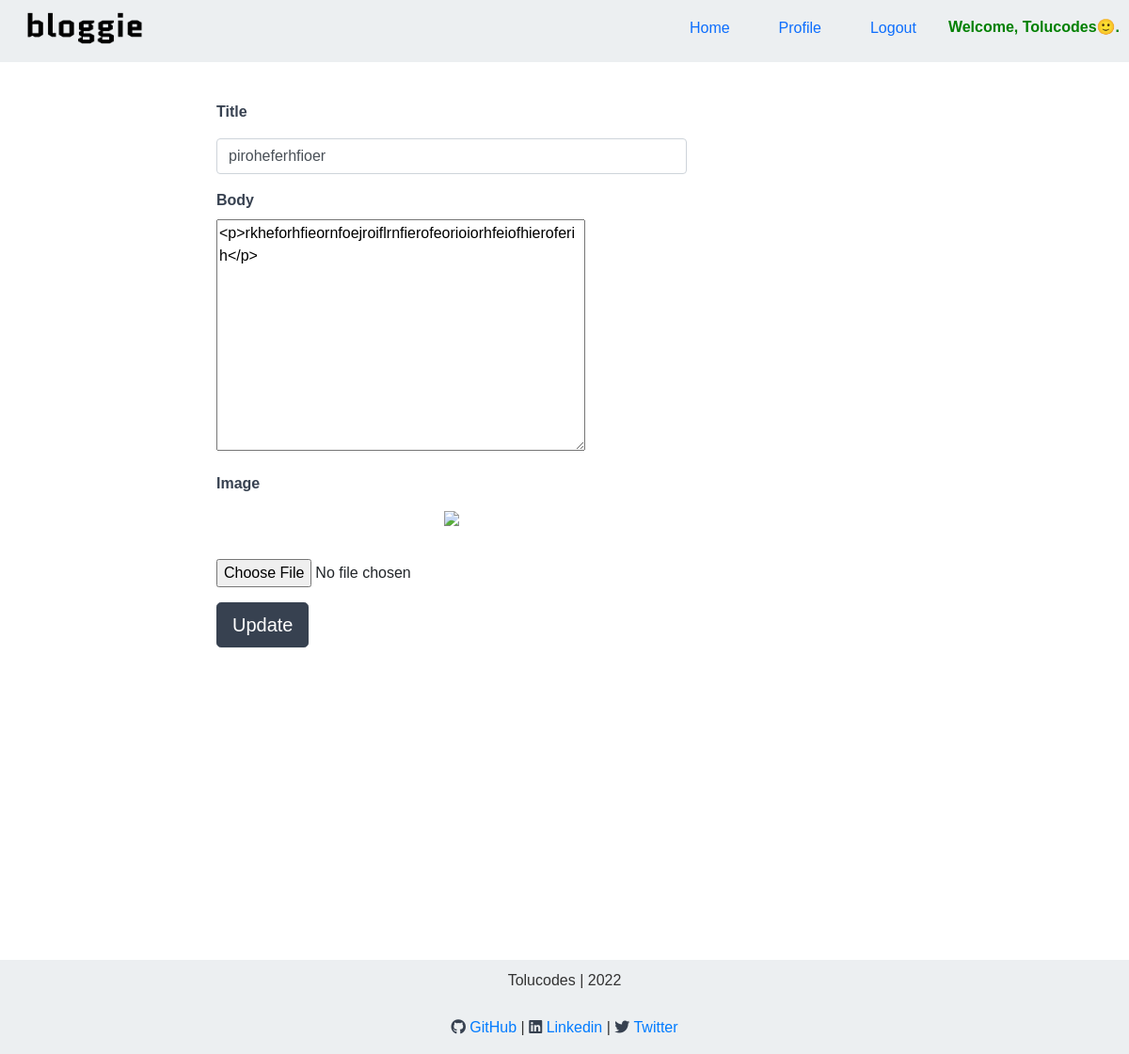
Screenshot of /blog/tolucodes-elkebfiefolwehio/edit (signed in) with the database file from the repository.
### account/models.py (models this page shows, shortened)
class Account(AbstractBaseUser):
    email                   = models.EmailField(unique=True, max_length=50)
    username                = models.CharField(unique=True, max_length=25)
    date_joined             = models.DateTimeField(auto_now_add=True)
    last_login              = models.DateTimeField(auto_now=True)
    is_admin                = models.BooleanField(default=False)
    is_staff                = models.BooleanField(default=False)
    is_active               = models.BooleanField(default=True)
    is_superuser            = models.BooleanField(default=False)
    USERNAME_FIELD = 'email'
    REQUIRED_FIELDS = ['username', ]
    objects = MyAccountManager()

### blog/models.py (models this page shows, shortened)
class BlogPost(models.Model):
    title                   = models.CharField(max_length=50, blank=False, null=False)
    body                    = RichTextField(max_length=10000, blank=False, null=False)
    image                   = models.ImageField(upload_to=upload_location, null=True, blank=True)
    date_published          = models.DateTimeField(auto_now_add=True, verbose_name="date published")
    date_updated            = models.DateTimeField(auto_now=True, verbose_name="date updated")
    author                  = models.ForeignKey(settings.AUTH_USER_MODEL, on_delete=models.CASCADE)
    slug                    = models.SlugField(blank=True, unique=True, max_length=255)

### blog/views.py (the view)
# urls.py: path('<slug>/edit', update_blog_post_view, name="update_blog_post"),
def update_blog_post_view(request, slug):
    context = {}
    user = request.user
    if not user.is_authenticated:
        redirect('must_auth')
    blog_post = get_object_or_404(BlogPost, slug=slug)
    if user != blog_post.author:
        return HttpResponse("<h3>You are not the author of this post!</h3>")
    if request.method == 'POST':
        update_form = UpdateBlogPostForm(request.POST or None, request.FILES or None, instance=blog_post)
        if update_form.is_valid():
            update_form.save()
            context['success_message'] = f"'{blog_post.title}' has been updated."
            return redirect('home_page')
    update_form = UpdateBlogPostForm(instance=request.user, initial = {
                "title": blog_post.title,
                "body": blog_post.body,
                "image": blog_post.image,
        })
    context['blog_post'] = blog_post
    context['update_form'] = update_form
    return render(request, 'blog/edit_blog_post.html', context)

### blog/forms.py (shortened to what this page needs)
class UpdateBlogPostForm(forms.ModelForm):
    class Meta():
        model = BlogPost
        fields = ('title', 'body', 'image')

### blog/templates/blog/edit_blog_post.html (shortened to what this page needs)
{% extends 'base.html' %}
{% load static %}
{% block content %}
<div class="container">
	<b>
        <a href="{% url 'blog:blog_details' blog_post.slug %}" style="margin-top: -20px;" class="text-decoration-none text-white">Go to Blog Post</a>
    </b>
    <div class="row">
		<div class="col-lg-7 offset-lg-1">
			<form class="create-form" method="post" enctype="multipart/form-data">
				<div class="form-group mb-3">
					<label for="id_title">Title</label>
					<input class="form-control mt-2" type="text" name="title" id="id_title" placeholder="Title" value="{{blog_post.title}}" required autofocus>
				</div>
				<div class="form-group mb-3">
					<label for="id_body">Body</label>
                        <p value="{{blog_post.body}}">
                            {{ update_form.body }}
                        </p>
				</div>
				<label for="id_image_display">Image</label>
                <div class="form-group mb-3 mt-1 image-group" id="id_image_group">
				</div>
				<input class="mt-3" type="file" name="image" id="id_image_file" accept="image/*">
				<button class="submit-button btn btn-lg btn-primary btn-inline-block my-3" type="submit">Update</button>
			</form>
		</div>
	</div>
</div>
{% endblock content %}

### templates/base.html (shortened to what this page needs)
{% load static %}
<!DOCTYPE html>
<html lang="en">
<head>
    {% include 'snippets/header.html' %}
</head>
<body>
    <div class="main">
        <div class="container-fluid bg-white px-5">
            <header class="fixed-top" style="background-color: #ECEFF1;">
              <div class="d-flex flex-column flex-md-row align-items-center pb-3 header">
                <a href="/" class="d-flex align-items-center mb-3 mb-md-0 me-md-auto text-dark text-decoration-none">
                    <span class="fs-4 logo-parent">
                        <img class="logo" src="{% static 'cover.png' %}" alt="ee">
                    </span>
                  </a>
                  {% with request.resolver_match.url_name as url_name %}
                    <ul class="nav nav-pills nav-list menu">
                        <li class="nav-item"><a href="{% url 'home_page' %}" class="nav-link {% if url_name == 'home_page' %}active{% endif %}" aria-current="page">Home</a></li>
                        {% if request.user.is_authenticated %}
                        <li class="nav-item"><a href="{% url 'update' %}" class="nav-link {% if url_name == 'update' %}active{% endif %}">Profile</a></li>
                        <li class="nav-item"><a href="{% url 'logout' %}" class="nav-link {% if url_name == 'logout' %}active{% endif %}">Logout</a></li>
                        {% else %}
                        <li class="nav-item"><a href="{% url 'login' %}" class="nav-link {% if url_name == 'login' %}active{% endif %}">Login</a></li>
                        <li class="nav-item active"><a href="{% url 'register' %}" class="nav-link {% if url_name == 'register' %}active{% endif %}">Register</a></li>
                        {% endif %}
                    </ul>
                    {% if request.user.is_authenticated %}
                        <li class="mt-2 fw-bold ps-2 welcome-msg" style="color: green;list-style-type: none;">Welcome, {{ request.user.username|title }}🙂.</li>
                    {% endif %}
                  {% endwith %}
              </div>
            </header>
          </div>
        <div class="container-fluid content" style="margin-top: 3rem;">
            {% block content %}
            {% endblock content %}
        </div>
    </div>
</body>
<footer class="bg-da" style="background-color: #ECEFF1; color: #333;position:relative;margin-top: 200px;">
    {% include 'snippets/footer.html' %}
</footer>
</html>

### templates/snippets/header.html (style rules this page uses)
.container-fluid { position: relative; overflow-x: hidden; }
body { position: relative; overflow-x: hidden; background-color: #fff; font-family: Arial, Helvetica, sans-serif; }
.content { margin: 0; padding: 0; margin-top: 120px; width: 100vw; position: relative; overflow-x: hidden; }
.main { min-height: 100vh; height:100%; margin-top: 20px; }
.header { height: 30px; padding-top: 30px; width: 100%; padding-right: 10px; }
.logo { width: 180px; height: 72px; margin-top: 0px; }
.nav-item { margin: 0 10px; }
.btn { background-color: #374150; border-color: #374150; }
.container { max-width: 960px; }
label { color: #374150; }
.welcome-msg { margin-bottom: 10px; }

### blog/templates/blog/edit_blog_post.html (style rules this page uses)
.header { margin-bottom: 20px; }
label { font-weight: bold; }
.create-form { width: 100%; max-width: 100%; padding: 15px; margin: auto; }
.submit-button { max-width: 200px; display: block; }
.image-group { position: relative; text-align: center; cursor:pointer; }

### rows the page displays
Account: user.username "Tolucodes"
BlogPost: title "piroheferhfioer", body "<p>rkheforhfieornfoejroiflrnfierofeorioiorhfeiofhieroferih</p>"
